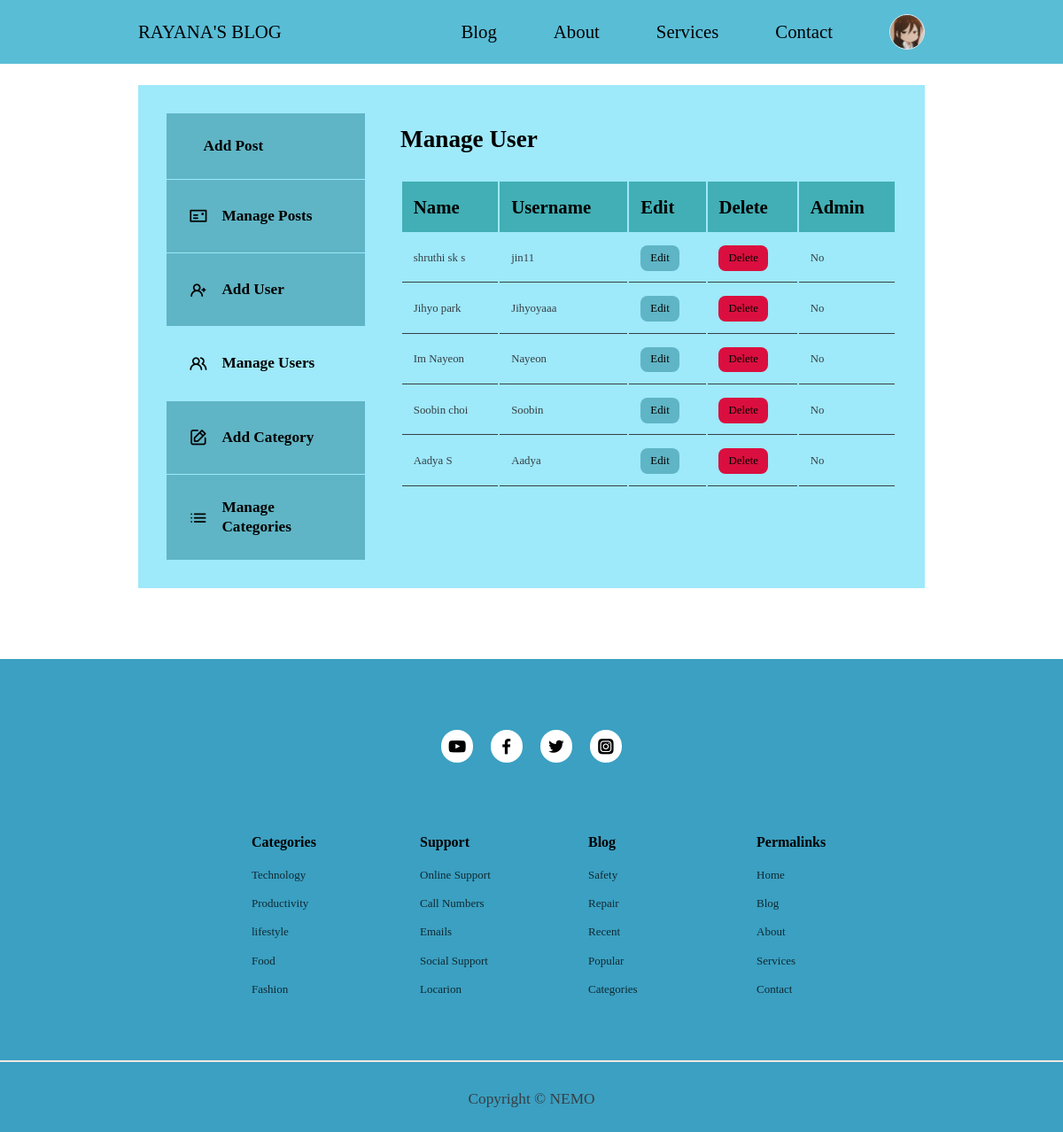
/admin/manage-users.php (signed in), run on the app's committed database.
### tables this page shows
CREATE TABLE `users` (
  `id` int(11) UNSIGNED NOT NULL,
  `firstname` varchar(50) NOT NULL,
  `lastname` varchar(50) NOT NULL,
  `username` varchar(50) NOT NULL,
  `email` varchar(100) NOT NULL,
  `password` varchar(255) NOT NULL,
  `avatar` varchar(255) NOT NULL,
  `is_admin` tinyint(2) NOT NULL
);

### admin/partials/header.php (called while the page is built, shortened)
<?php
require'../partials/header.php';

### admin/manage-users.php (the view, shortened to what this page needs)
<?php
    include 'partials/header.php';
$current_admin_id = $_SESSION["user-id"];
$query="SELECT * FROM users WHERE NOT id=$current_admin_id";
$users = mysqli_query($connection,$query);
?>
<section class="dashboard">
    <div class="container dashboard_container">
        <aside>
            <ul>
                <li>
                    <a href='add-post.php'><i class="uil uil-open"></i>
                    <h5>Add Post</h5>
                    </a>
                </li>
                <li><a href='index.php'><i class="uil uil-postcard"></i>
                    <h5>Manage Posts</h5>
                    </a>
                </li>
                <?php if(isset($_SESSION['user_is_admin'])): ?>
                <li><a href='add-user.php'><i class="uil uil-user-plus"></i>
                    <h5>Add User</h5>
                    </a>
                </li>
                <li><a href='manage-users.php' class="active "><i class="uil uil-users-alt"></i>
                    <h5>Manage Users</h5>
                    </a>
                </li>
                <li><a href='add-category.php'><i class="uil uil-edit"></i>
                    <h5>Add Category</h5>
                    </a>
                </li>
                <li><a href='manage-categories.php'><i class="uil uil-list-ul"></i>
                    <h5>Manage Categories</h5>
                    </a>
                </li>
              <?php endif ?>
            </ul>
        </aside>
        <main>
            <h2>Manage User</h2>
            <?php if(mysqli_num_rows($users) >0) : ?>
            <table>
                <thead>
                    <tr>
                        <th>Name</th>
                        <th>Username</th>
                        <th>Edit</th>
                        <th>Delete</th>
                        <th>Admin</th>
                    </tr>
                </thead>
                <tbody>
                    <?php while($user = mysqli_fetch_assoc($users)) : ?>
                    <tr>
                        <td><?= "{$user["firstname"]} {$user["lastname"]}" ?></td>
                        <td><?= $user["username"]?></td>
                        <td><a href="<?= ROOT_URL ?>admin/edit-user.php?id=<?= $user['id'] ?>" class="btn sm">Edit</a></td>
                        <td><a href="<?= ROOT_URL ?>admin/delete-user.php?id=<?= $user['id'] ?>" class="btn sm danger">Delete</a></td>
                        <td><?= $user['is_admin'] ? 'Yes' : 'No' ?></td>
                    </tr>
                  <?php endwhile ?>
                    </tbody>
            </table>
            <?php else : ?>
                <div class="alert_message error"><?= "No users found"?></div>
                <?php endif ?>
        </main>
    </div>
</section>
<?php
    include '../partials/footer.php';
?>

### partials/header.php (shortened to what this page needs)
<?php
require 'config/database.php';
if(isset($_SESSION['user-id'])){
    $id=filter_var($_SESSION['user-id'], FILTER_SANITIZE_NUMBER_INT);
    $query="SELECT avatar FROM users WHERE id=$id";
    $result=mysqli_query($connection,$query);
    $avatar=mysqli_fetch_assoc($result);
}
?>
<!DOCTYPE html>
<html lang="en">
<head>
    <link rel="stylesheet" href="<?=ROOT_URL ?>./css/style.css">
    <link rel="stylesheet" href="https://unicons.iconscout.com/release/v4.0.0/css/line.css">
</head>
<body>
    <nav>
        <div class="container nav_container">
            <a href="<?=ROOT_URL ?>" class="nav_logo">RAYANA'S BLOG</a>
            <ul class="nav_items" id="nav_items">
                <li><a href="<?=ROOT_URL ?>blog.php">Blog</a></li>
                <li><a href="<?=ROOT_URL ?>about.php">About</a></li>
                <li><a href="<?=ROOT_URL ?>services.php">Services</a></li>
                <li><a href="<?=ROOT_URL ?>contact.php">Contact</a></li>
                <?php if (isset($_SESSION['user-id'])): ?>
                    <li class="nav_profile">
                    <div class="avatar">
                        <img src="<?= ROOT_URL . 'images/'.$avatar['avatar'] ?>">
                    </div>
                </li>
                <?php else : ?>
                <li><a href="<?=ROOT_URL ?>signin.php">Signin</a></li>
                <?php endif ?>
            </ul>
        </div>
    </nav>

### partials/footer.php (shortened to what this page needs)
<footer>
    <div class="footer_socials">
        <a href="" target="_blank"><i class="uil uil-youtube"></i></a>
        <a href="" target="_blank"><i class="uil uil-facebook-f"></i></a>
        <a href="" target="_blank"><i class="uil uil-twitter"></i></a>
        <a href="" target="_blank"><i class="uil uil-instagram-alt"></i></a>
    </div>
    <div class="container footer_container">
        <article>
            <ul>
            <h4>Categories</h4>
                <li><a href="">Technology</a></li>
                <li><a href="">Productivity</a></li>
                <li><a href="">lifestyle</a></li>
                <li><a href="">Food</a></li>
                <li><a href="">Fashion</a></li>
            </ul>
        </article>
        <article>
            <ul>
                   <h4>Support</h4>
                <li><a href="">Online Support</a></li>
                <li><a href="">Call Numbers</a></li>
                <li><a href="">Emails</a></li>
                <li><a href="">Social Support</a></li>
                <li><a href="">Locarion</a></li>
            </ul>
        </article>
        <article>
            <ul>
                <h4>Blog</h4>
                <li><a href="">Safety</a></li>
                <li><a href="">Repair</a></li>
                <li><a href="">Recent</a></li>
                <li><a href="">Popular</a></li>
                <li><a href="">Categories</a></li>
            </ul>
        </article>
        <article><ul>
                          <h4>   Permalinks</h4>
                <li><a href="">Home</a></li>
                <li><a href="">Blog</a></li>
                <li><a href="">About</a></li>
                <li><a href="">Services</a></li>
                <li><a href="">Contact</a></li>
            </ul>
        </article>
    </div>
    <div class="footer_copyright">
        <small>
            Copyright &copy; NEMO
        </small>
    </div>
</footer>
</body>
</html>

### css/style.css (style rules this page uses)
:root { --color-primary:#5fb5c5; --color-primary-light:#4ca89b; --color-primary-variant: #000000; --color-red: #da0f3f; --color-red-light: hsl(346, 87%, 46%, 15%); --color-green: #00c476; --color-green-light: hsl(156, 100%, 38%, 15%); --color-gray-900: #9ee9fa; --color-gray-700: #41afb5; --color-gray-300: rgba(242, 242, 254, 0.3); --color-gray-200: #363f45; --color-white: #000000; --color-bg:#ece8e5; --transition: all 300ms ease; --container-width-lg: 74%; --container-width-md: 88%; --form-width: 40%; --card-border-radius-1: 0.3rem; --card-border-radius-2: 0.5rem; --card-border-radius-3: 0.8rem; --card-border-radius-4: 2rem; --card-border-radius-5: 3rem; }
* { margin:0; padding:0; outline:0; border:0; box-sizing:border-box; appearance: 0; list-style:none; text-decoration: none; }
body { font-family: poppins; line-height:1.5; color: var(--color-gray-200); overflow-x:hidden; background:#ffff; font-size:1.3rem; }
.container { width:var(--container-width-lg); max-width:1800px; margin-inline:auto; }
section { margin-top:3rem; width:100vw; }
h1,h2,h3,h4,h5 { color:var(--color-white); line-height: 1.3; }
h2 { font-size:1.7rem; margin:1rem 0; }
h4 { font-size:1rem; }
a { color:var(--color-white); transition:var(--transition); }
img { display:block; width:100%; object-fit:cover; cursor:pointer; }
nav { background:rgb(89, 189, 214); width:100vw; height: 4.5rem; position: fixed; cursor:pointer; top:0; z-index:10; }
.nav_container { height:100%; display:flex; align-items:center; justify-content:space-between; }
.avatar { width:2.5rem; height:2.5rem; border-radius:50%; overflow:hidden; border:0.1rem solid var(--color-bg); }
.nav_items { display:flex; align-items:center; gap: 4rem; }
.nav_profile { position:relative; cursor:pointer; }
footer { background:rgb(59, 160, 194); padding:5rem 0 0; }
.footer_socials { margin-inline:auto; width:fit-content; margin-bottom:5rem; display:flex; justify-content: space-between; align-items:center; gap:1.2rem; }
.footer_socials a { background: #ffffff; border-radius:50%; width: 2.3rem; height: 2.3rem; display:flex; align-items:center; justify-content: center; }
.footer_container { display:grid; padding-left: 8rem; grid-template-columns:repeat(4,1fr); font-size:small; font-family: poppins; }
.footer_container { color:var(--color-white); margin-bottom:0.6rem; }
footer h4 { color:var(--color-white); margin-bottom:0.6rem; }
footer ul li { padding:0.4rem 0 ; }
footer ul a { opacity:0.75; }
.footer_copyright { text-align:center; padding:1.5rem 0; border-top:2px solid var(--color-bg); margin-top:4rem; }
.btn { display:inline-block; width:fit-content; padding:0.6rem 1.2rem; background-color: var(--color-primary); border-radius: var(--card-border-radius-2); cursor:pointer; transition:var(--transition); color:var(--color-white) }
.btn.sm { padding:0.3rem 0.7rem; font-size:0.8rem; }
.btn.danger { background:var(--color-red); }
.dashboard { margin-top:6rem; }
.dashboard_container { display:grid; grid-template-columns: 14rem auto; gap:1rem; background:var(--color-gray-900); padding:2rem; margin-bottom:5rem; }
.dashboard aside a { background-color: var(--color-primary); display:flex; gap:1rem; align-items:center; padding:1.6rem; }
.dashboard aside ul li:not(:last-child) a { border-bottom:1px solid var(--color-gray-900); }
.dashboard aside a.active { background-color:var(--color-gray-900) ; }
.dashboard main { margin-left:1.5rem; }
.dashboard main h2 { margin-bottom:2rem; line-height:1; }
.dashboard main table { width:100%; text-align: left; }
.dashboard main table th { background: var(--color-gray-700); padding:0.8rem; color:var(--color-white); }
.dashboard main table td { border-bottom:.1em solid var(--color-gray-200); padding:0.8rem; font-size:0.8rem; }

### data on the page
users: avatar (picture)
users: firstname "shruthi sk", lastname "s", username "jin11", is_admin "No"
users: firstname "Jihyo", lastname "park", username "Jihyoyaaa", is_admin "No"
users: firstname "Im", lastname "Nayeon", username "Nayeon", is_admin "No"
users: firstname "Soobin", lastname "choi", username "Soobin", is_admin "No"
users: firstname "Aadya", lastname "S", username "Aadya", is_admin "No"
